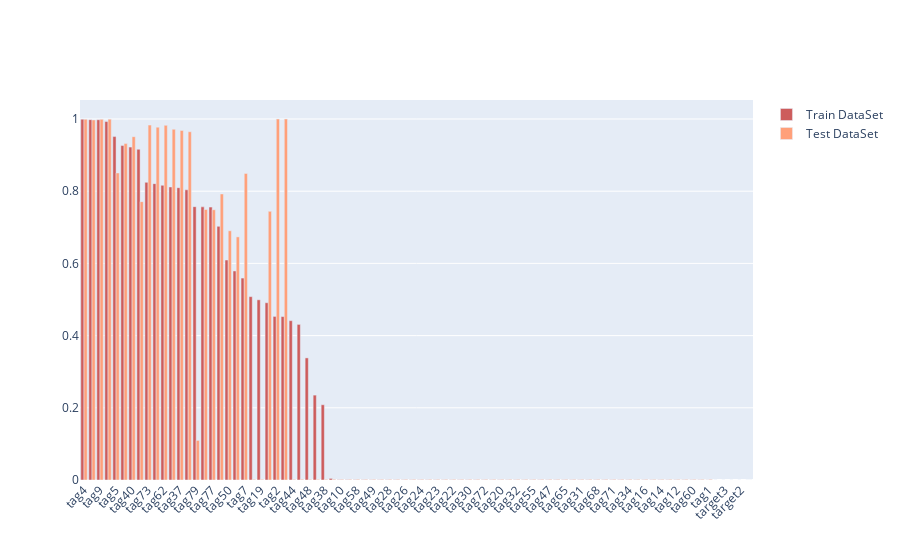

Notebook source saved alongside this figure:
### Markdown cell above
*Посмотрим на количество пропусков в обоих датасетах, относительно общего размера датасета*

### Code cell
train_NaN_view = train.isna().sum().sort_values(ascending=False) / train.shape[0]
test_NaN_view = test.isna().sum().sort_values(ascending=False) /  test.shape[0]

fig = go.Figure()
fig.add_trace(go.Bar(
    x=train_NaN_view.index,
    y=train_NaN_view.values,
    name='Train DataSet',
    marker_color='indianred'
))
fig.add_trace(go.Bar(
    x=test_NaN_view.index,
    y=test_NaN_view.values,
    name='Test DataSet',
    marker_color='lightsalmon'
))
fig.update_layout(barmode='group', xaxis_tickangle=-45)
fig.show()

### Figure 1 — Plotly figure (JSON) as saved in the notebook; plotly's stock layout.template omitted (floating-point values rounded to 4 significant figures)
{"data": [{"marker": {"color": "indianred"}, "name": "Train DataSet", "type": "bar", "x": ["tag4", "tag6", "tag9", "tag41", "tag5", "tag51", "tag40", "tag8", "tag73", "tag61", "tag62", "tag69", "tag37", "tag36", "tag79", "tag78", "tag77", "tag54", "tag50", "tag53", "tag7", "tag46", "tag19", "tag52", "tag2", "tag3", "tag44", "tag45", "tag48", "tag39", "tag38", "tag59", "tag10", "tag56", "tag58", "tag42", "tag49", "tag29", "tag28", "tag27", "tag26", "tag25", "tag24", "tag76", "tag23", "tag74", "tag22", "tag21", "tag30", "tag75", "tag72", "tag11", "tag20", "tag57", "tag32", "tag43", "tag55", "tag64", "tag47", "tag33", "tag65", "tag66", "tag31", "tag67", "tag68", "tag70", "tag71", "tag35", "tag34", "tag18", "tag16", "tag15", "tag14", "tag13", "tag12", "tag63", "tag60", "tag17", "tag1", "target4", "target3", "target1", "target2", "Unnamed: 0"], "y": [0.9996, 0.9981, 0.998, 0.993, 0.9513, 0.9264, 0.9221, 0.9161, 0.8246, 0.8209, 0.8164, 0.8117, 0.8098, 0.8039, 0.7572, 0.7566, 0.756, 0.7028, 0.6094, 0.5791, 0.5594, 0.508, 0.4992, 0.491, 0.4531, 0.4527, 0.4414, 0.431, 0.3382, 0.2351, 0.2085, 0.004405, 0.000815, 0.000815, 0.000815, 0.000685, 0.00067, 0.000665, 0.000665, 0.000665, 0.000665, 0.000665, 0.000665, 0.000665, 0.000665, 0.000665, 0.000665, 0.000665, 0.000665, 0.000665, 0.000665, 0.000665, 0.000665, 0.000665, 0.000665, 0.000665, 0.000665, 0.000665, 0.000665, 0.000665, 0.000665, 0.000665, 0.000665, 0.000665, 0.000665, 0.000665, 0.000665, 0.000665, 0.000665, 0.000625, 0.000625, 0.000625, 0.000625, 0.000625, 0.000625, 0.000625, 0.000625, 0.000625, 0.00033, 4.5e-05, 4.5e-05, 4.5e-05, 4.5e-05, 0]}, {"marker": {"color": "lightsalmon"}, "name": "Test DataSet", "type": "bar", "x": ["tag2", "tag3", "tag41", "tag4", "tag9", "tag6", "tag73", "tag62", "tag61", "tag69", "tag37", "tag36", "tag40", "tag51", "tag5", "tag7", "tag54", "tag8", "tag78", "tag77", "tag52", "tag50", "tag53", "tag79", "tag45", "tag58", "tag59", "tag44", "tag38", "tag16", "tag29", "tag30", "tag28", "tag27", "tag21", "tag26", "tag25", "tag24", "tag23", "tag22", "tag32", "tag20", "tag19", "tag11", "tag10", "tag1", "tag31", "tag39", "tag33", "tag71", "tag68", "tag67", "tag66", "tag65", "tag64", "tag72", "tag74", "tag34", "tag75", "tag76", "tag57", "tag56", "tag55", "tag49", "tag48", "tag47", "tag46", "tag43", "tag42", "tag35", "tag70", "tag63", "tag60", "tag12", "tag15", "tag13", "tag14", "tag17", "tag18", "Unnamed: 0"], "y": [1, 1, 0.9996, 0.9992, 0.9991, 0.9975, 0.9831, 0.9824, 0.9775, 0.9715, 0.9683, 0.9647, 0.9511, 0.9319, 0.8506, 0.8492, 0.7924, 0.7711, 0.7494, 0.7487, 0.7441, 0.6904, 0.6734, 0.1097, 0.00194, 0.00187, 0.00187, 0.00174, 0.00173, 0.00173, 0.00172, 0.00172, 0.00172, 0.00172, 0.00172, 0.00172, 0.00172, 0.00172, 0.00172, 0.00172, 0.00172, 0.00172, 0.00172, 0.00172, 0.00172, 0.00172, 0.00172, 0.00172, 0.00172, 0.00172, 0.00172, 0.00172, 0.00172, 0.00172, 0.00172, 0.00172, 0.00172, 0.00172, 0.00172, 0.00172, 0.00172, 0.00172, 0.00172, 0.00172, 0.00172, 0.00172, 0.00172, 0.00172, 0.00172, 0.00172, 0.00172, 0.0017, 0.00169, 0.00167, 0.00164, 0.00164, 0.00164, 0.00164, 0.00164, 0]}], "layout": {"barmode": "group", "xaxis": {"tickangle": -45}}}
